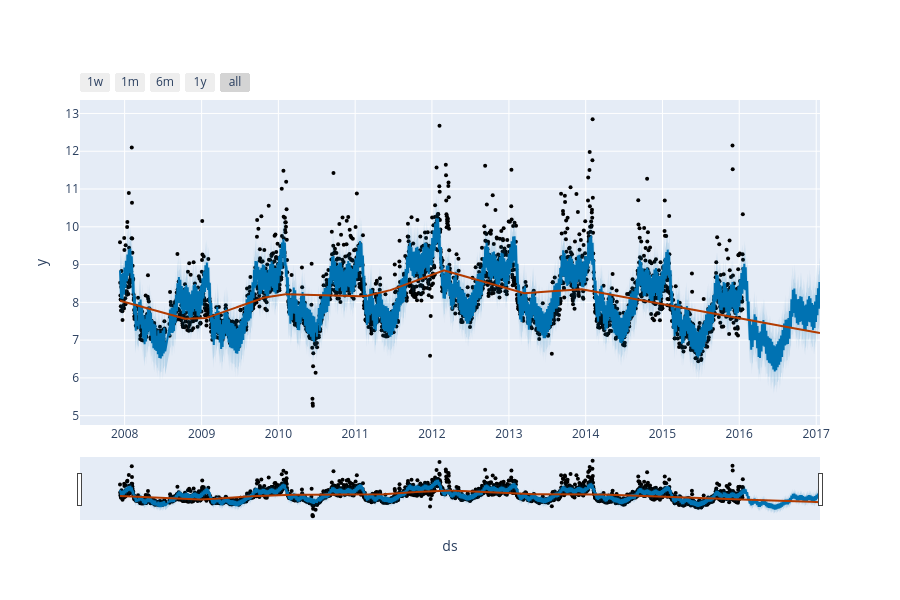

Here is the notebook cell this chart was saved with:
### Code cell
from prophet.plot import plot_plotly, plot_components_plotly

plot_plotly(m, forecast, trend=True)

### Figure 1 — Plotly figure (JSON) as saved in the notebook; plotly's stock layout.template omitted (floating-point values rounded to 4 significant figures; data arrays with more than 128 entries replaced by an {"elided": "..."} marker saying what was removed)
{"data": [{"marker": {"color": "black", "size": 4}, "mode": "markers", "name": "Actual", "type": "scatter", "x": {"elided": "2905 str values"}, "y": {"elided": "2905 float values"}}, {"hoverinfo": "skip", "line": {"width": 0}, "mode": "lines", "type": "scatter", "x": {"elided": "3270 str values"}, "y": {"elided": "3270 float values"}}, {"fill": "tonexty", "fillcolor": "rgba(0, 114, 178, 0.2)", "line": {"color": "#0072B2", "width": 2}, "mode": "lines", "name": "Predicted", "type": "scatter", "x": {"elided": "3270 str values"}, "y": {"elided": "3270 float values"}}, {"fill": "tonexty", "fillcolor": "rgba(0, 114, 178, 0.2)", "hoverinfo": "skip", "line": {"width": 0}, "mode": "lines", "type": "scatter", "x": {"elided": "3270 str values"}, "y": {"elided": "3270 float values"}}, {"line": {"color": "#B23B00", "width": 2}, "mode": "lines", "name": "Trend", "type": "scatter", "x": {"elided": "3270 str values"}, "y": {"elided": "3270 float values"}}], "layout": {"height": 600, "showlegend": false, "width": 900, "xaxis": {"rangeselector": {"buttons": [{"count": 7, "label": "1w", "step": "day", "stepmode": "backward"}, {"count": 1, "label": "1m", "step": "month", "stepmode": "backward"}, {"count": 6, "label": "6m", "step": "month", "stepmode": "backward"}, {"count": 1, "label": "1y", "step": "year", "stepmode": "backward"}, {"step": "all"}]}, "rangeslider": {"visible": true}, "title": {"text": "ds"}, "type": "date"}, "yaxis": {"title": {"text": "y"}}}}
